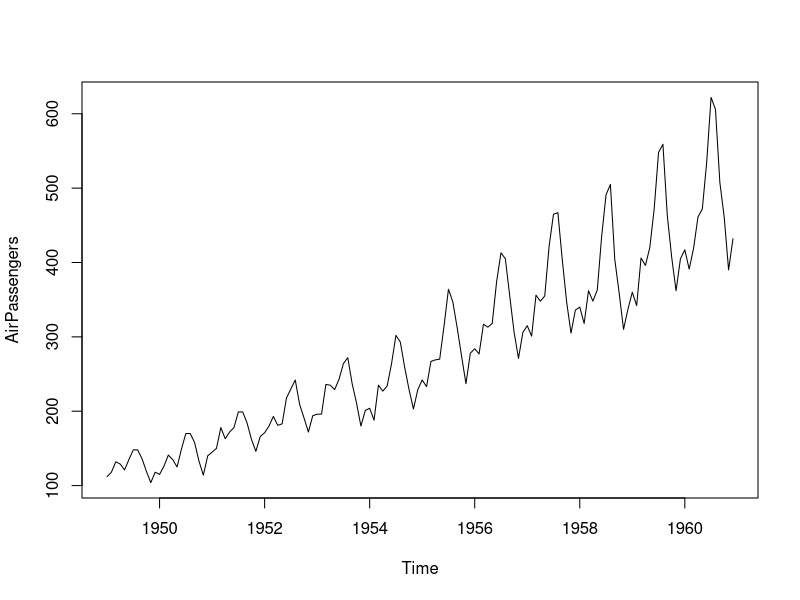
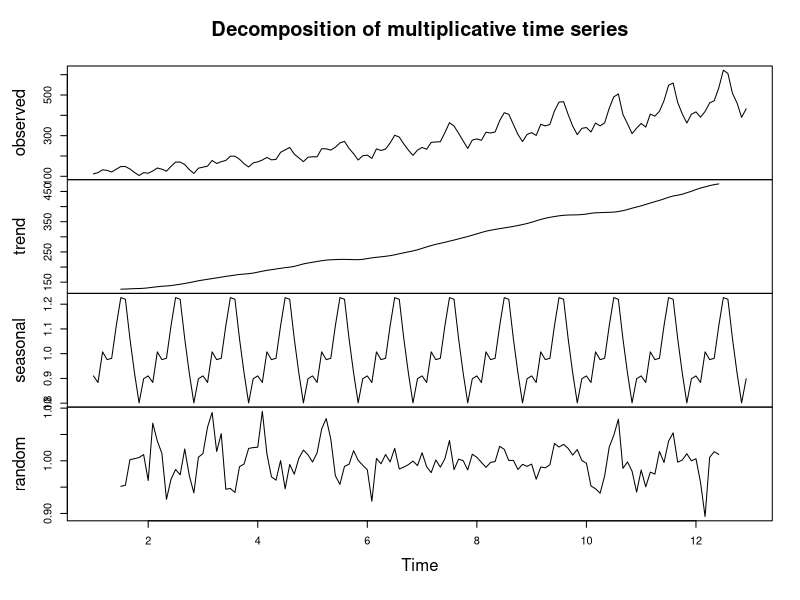
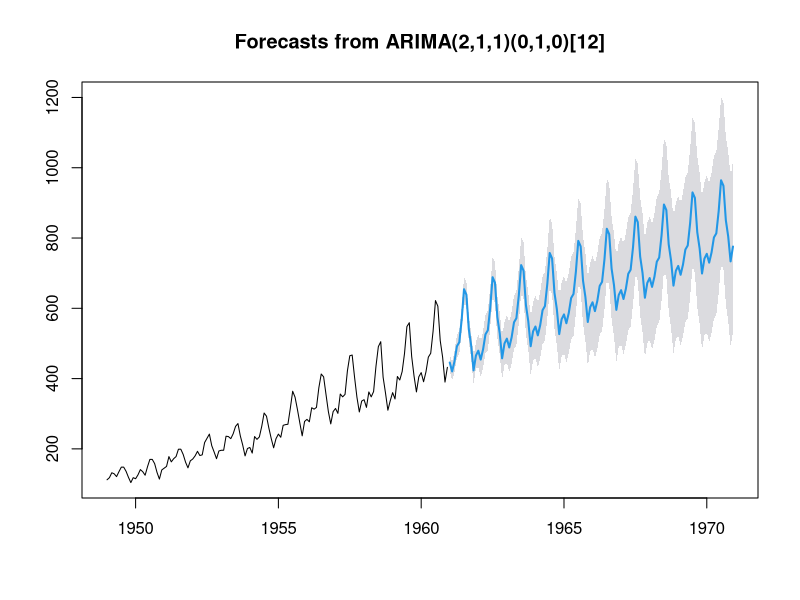

Source code (R) for these figures, in order:
## ---- chunk 1
knitr::opts_chunk$set(echo = TRUE)
## ---- chunk 2
install.packages("tidyverse")
library(tidyverse)
install.packages("forecast")
library(forecast)
install.packages("dplyr")
library(dplyr)

## ---- chunk 3
data(AirPassengers)

## ---- chunk 4
#Type of data
class(AirPassengers)
## ---- chunk 5
#Plot the data
plot(AirPassengers)
## ---- chunk 6
#Plot the components of the time series
data<-ts(AirPassengers, frequency=12)
d<-decompose(data, "multiplicative")
plot(d)
## ---- chunk 7
# h = 10*12 because, forecast is for 10 years for all 12 months
model<-auto.arima(AirPassengers)
summary(model)

f<-forecast(model, level=c(95), h=10*12)
plot(f)
## ---- chunk 8

## ---- chunk 9

## ---- chunk 10

